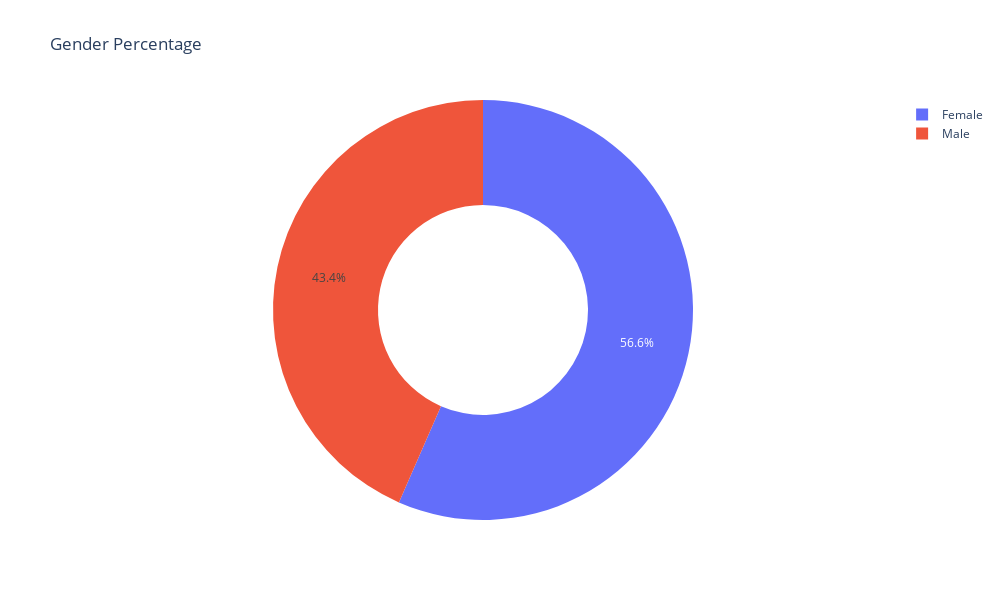

The code cell stored with this chart in its notebook:
### Code cell
#Checking for Gender Sizes

%matplotlib inline
import plotly.graph_objects as go 

lab = ['Female', 'Male']


val = df['Gender'].value_counts()

fig = go.Figure(data=[go.Pie(labels = lab, values = val, hole = 0.5)])

fig.update_layout(title="Gender Percentage", width = 1000, height = 600)

fig.show()

### Figure 1 — Plotly figure (JSON) as saved in the notebook; plotly's stock layout.template omitted (floating-point values rounded to 4 significant figures)
{"data": [{"hole": 0.5, "labels": ["Female", "Male"], "type": "pie", "values": [565, 434]}], "layout": {"height": 600, "title": {"text": "Gender Percentage"}, "width": 1000}}
